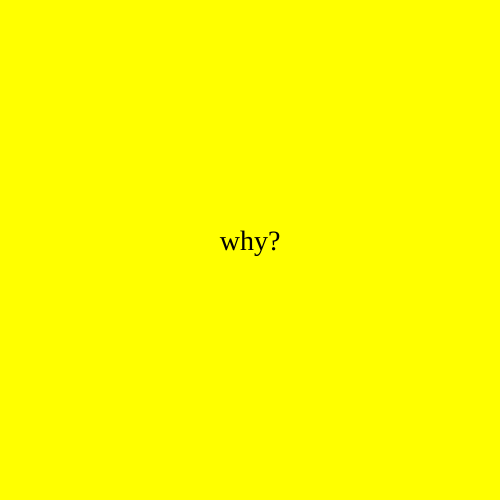
Frame 1 (no input)
Frame 60 (no input): identical to frame 1, image omitted
Frame 120 (the mouse pressed at the canvas centre since frame 60): identical to frame 1, image omitted

The p5.js sketch that drew this single still picture (run headless with seeded random() and noise() and a simulated clock; from frame 60 on, the mouse is pressed at the canvas centre):

// p5.js sketch
// ── sketch.js
let state = 0;

function setup() {
    createCanvas(500, 500);
    textAlign(CENTER);
    rectMode(CENTER);
    textSize(28);
    textFont("Georgia");
}

function draw() {
    switch (state) {
        case 0:
            background("yellow");
            text("why?", width / 2, height / 2);
            break;
        case 1:
            background("green");
            text("because", width / 2, height / 2);
            break;
    }
}

function mouseReleased() {
    state = (state + 1) % 2;
}
